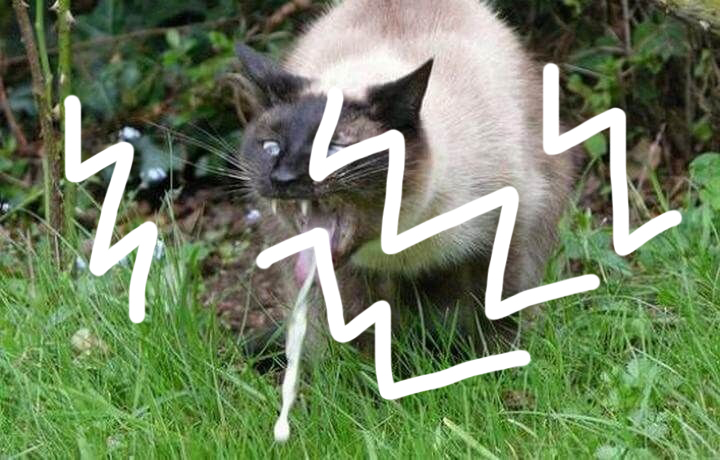
#> input picture data/cat_puke.tiff, 720 x 460 px, found by its file name
$ python test.py
#> lines starting #> are read from the running program, lines starting #| are printed output that depends on the picture
import numpy as np
from matplotlib import pyplot as plt
import cv2

img = cv2.imread('data\cat_puke.tiff')     # รูป
#> img is the input picture: shape (460, 720, 3); mean B, G, R 96.2, 129.4, 112.4
mask = cv2.imread('data\mask.tiff',0)      # ลายขีดเขียน
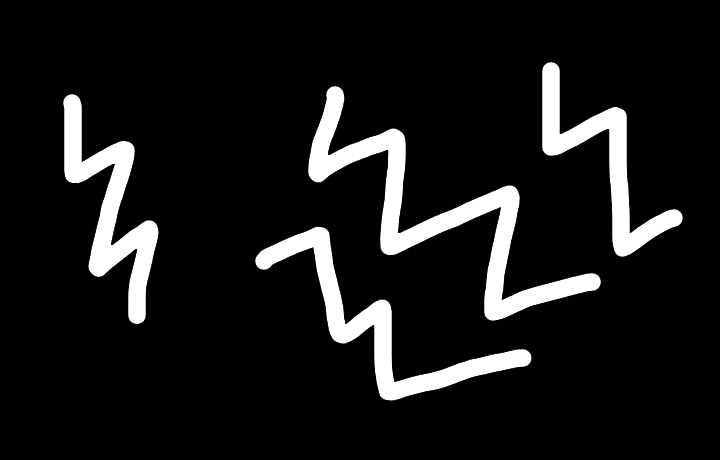
#> input picture data/mask.tiff, 720 x 460 px, found by its file name
#> mask is the input picture: shape (460, 720); min 0, max 255, mean 24.6

dst_TELEA = cv2.inpaint(img,mask,3,cv2.INPAINT_TELEA)
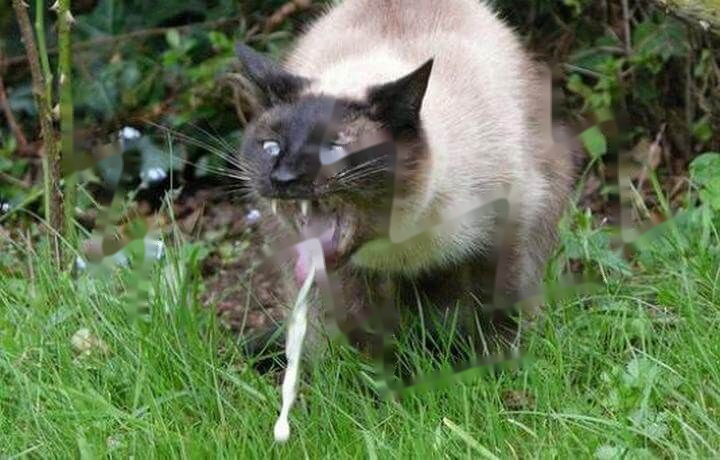
#> dst_TELEA: shape (460, 720, 3); mean B, G, R 80.5, 115.8, 98.1
dst_NS = cv2.inpaint(img,mask,3,cv2.INPAINT_NS)

plt.subplot(221), plt.imshow(img)
plt.title('damaged image')
plt.subplot(222), plt.imshow(mask, 'gray')
plt.title('mask')
plt.subplot(223), plt.imshow(dst_TELEA)
plt.title('TELEA')
plt.subplot(224), plt.imshow(dst_NS)
plt.title('NS')

fig = plt.gcf()
fig.canvas.set_window_title('Image Inpainting Test')
plt.tight_layout()
plt.show()
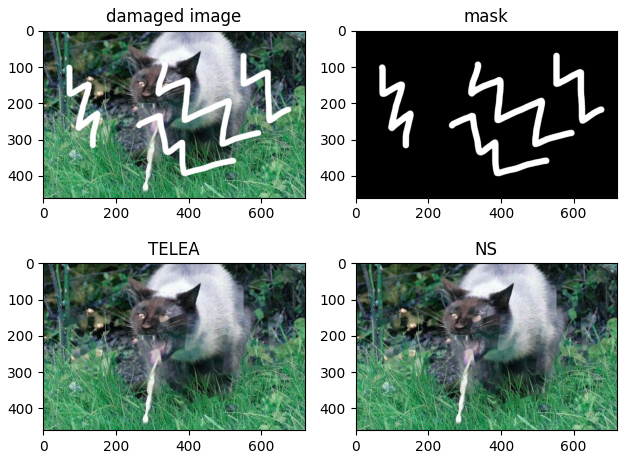
#> figure drawn by matplotlib, 4 panels; B, G, R data is drawn as R, G, B
